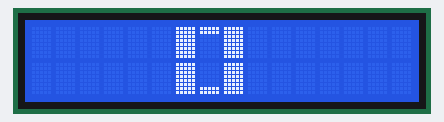
Bench run of a sketch on a simulated Arduino Uno, built with avr-gcc and run on an emulated ATmega328P. Shown: 16×2 character LCD.

Above: at 0.1 s.
At 1.1 s:
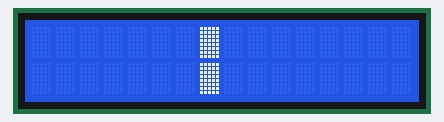
At 2.1 s:
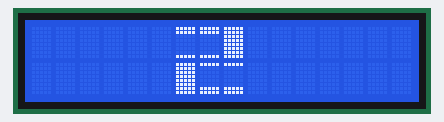
At 4.1 s:
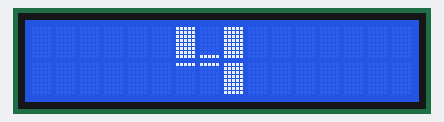
At 6.1 s:
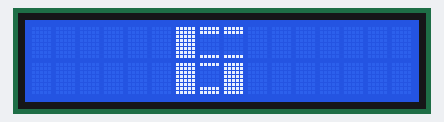
At 9.1 s:
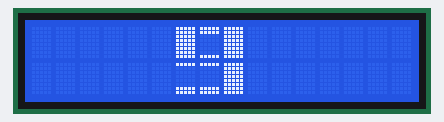

The sketch:

ch10_6_LCD_own_font_3.ino
```cpp
#include <LiquidCrystal.h>
#define COL 6
LiquidCrystal lcd(8,9,10,4,5,6,7);
byte shape[8][8]={
{B11111,B11111,B11111,B11111,B11111,B11111,B11111,B11111}, //0
{B00000,B00000,B00000,B00000,B00000,B00000,B00000,B00000}, //1
{B11111,B11111,B00000,B00000,B00000,B00000,B00000,B00000}, //2
{B00000,B00000,B00000,B00000,B00000,B00000,B11111,B11111}, //3
{B11111,B11111,B00000,B00000,B00000,B00000,B00000,B11111}, //4
{B11111,B00000,B00000,B00000,B00000,B00000,B11111,B11111}, //5
{B11111,B00000,B00000,B00000,B00000,B00000,B00000,B00000}, //6
{B00000,B00000,B00000,B00000,B00000,B00000,B00000,B11111}}; //7
const char number[10][6]={
{0,2,0,0,3,0},{1,0,1,1,0,1},{4,4,0,0,5,5},{2,4,0,3,5,0},{0,7,0,6,6,0},
{0,4,4,5,5,0},{0,4,4,0,5,0},{2,2,0,1,1,0},{0,4,0,0,5,0},{0,4,0,5,5,0}};
void setup()
{
  lcd.begin(16,2);
  for(int i=0;i<8;i++)
     lcd.createChar(i,shape[i]);
}
void loop()
{
  for(int i=0;i<10;i++)
  {
    showNumber(i);
    delay(1000);
  }
}
void showNumber(int n)
{
  int i;  //控制 上半下半位置
  lcd.setCursor(COL,0);
  for(i=0;i<=2;i++)
     lcd.write(byte(number[n][i]));
  lcd.setCursor(COL,1);
  for(i=3;i<=5;i++)
     lcd.write(byte(number[n][i]));
 }


 /*
  * #include <LiquidCrystal.h>
LiquidCrystal lcd(8,9,10,4,5,6,7);
byte shape[8][8]={
{B11111,B11111,B11111,B11111,B11111,B11111,B11111,B11111}, //0
{B00000,B00000,B00000,B00000,B00000,B00000,B00000,B00000}, //1
{B11111,B11111,B00000,B00000,B00000,B00000,B00000,B00000}, //2
{B00000,B00000,B00000,B00000,B00000,B00000,B11111,B11111}, //3
{B11111,B11111,B00000,B00000,B00000,B00000,B00000,B11111}, //4
{B11111,B00000,B00000,B00000,B00000,B00000,B11111,B11111}, //5
{B11111,B00000,B00000,B00000,B00000,B00000,B00000,B00000}, //6
{B00000,B00000,B00000,B00000,B00000,B00000,B00000,B11111}}; //7
const char number[10][6]={
{0,2,0,0,3,0},{1,0,1,1,0,1},{4,4,0,0,5,5},{2,4,0,3,5,0},{0,7,0,6,6,0},
{0,4,4,5,5,0},{0,4,4,0,5,0},{2,2,0,1,1,0},{0,4,0,0,5,0},{0,4,0,5,5,0}};
void setup()
{
  lcd.begin(16,2);
  for(int i=0;i<8;i++)
     lcd.createChar(i,shape[i]);
}
void loop()
{
  for(int i=0;i<10;i++)
  {
    showNumber(i,6);
    delay(1000);
  }
}
void showNumber(int value,int colPosition)
{
  int i;
  lcd.setCursor(colPosition,0);
  for(i=0;i<=2;i++)
     lcd.write(byte(number[value][i]));
  lcd.setCursor(colPosition,1);
  for(i=3;i<=5;i++)
     lcd.write(byte(number[value][i]));
 }
 */
```

Measured:
- by itself, everything shown: repeats every 10.0 s, in 10 steps
- what the display in image 1 shows lasts 1.0 s, from 1.1 s to 2.1 s
